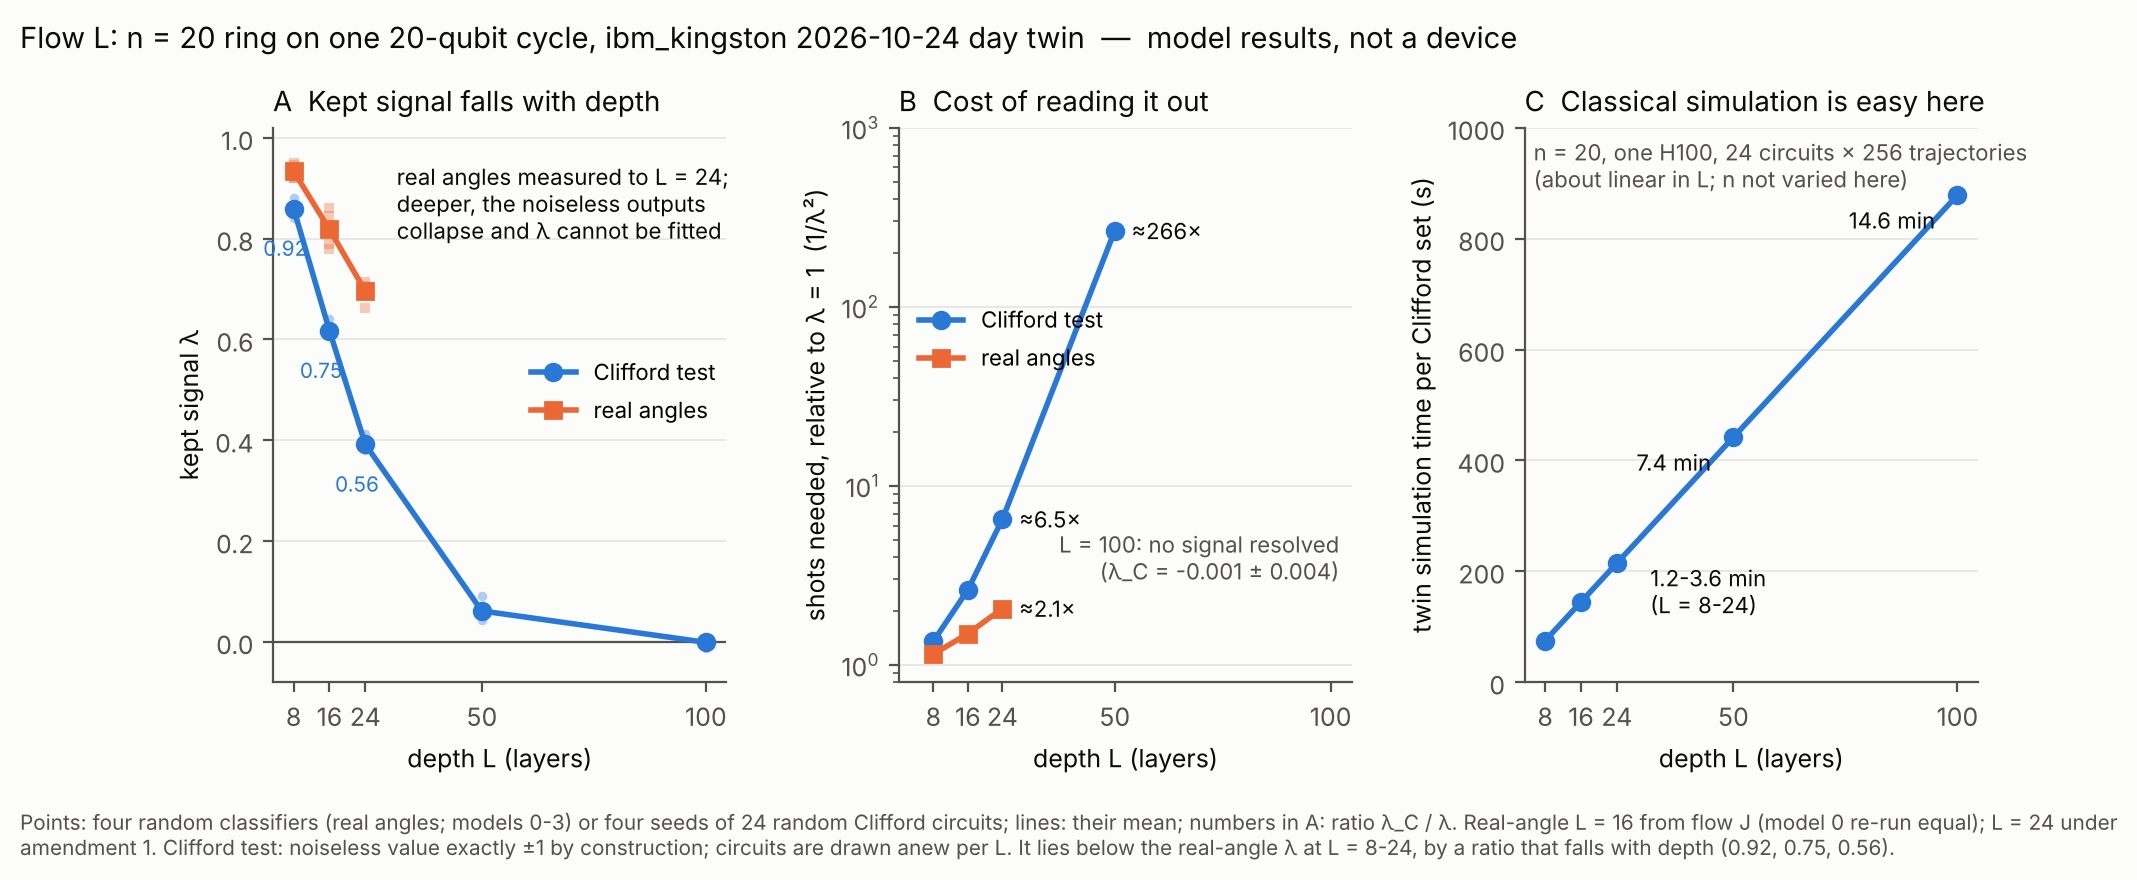

Reproduce this figure in Python.
"""Depth figure of flow L (drawn by the workplace 2026-10-28, revised at home the same day: all four L = 100 seeds,
the L = 24 bridge of amendment 1, values from the raw rows, "below the real-angle lam at L = 8-24" in place of "lower
bound"). Measured values only.   usage: python depth_figure.py   (reads depth_data.csv, writes depth_figure.png/.pdf)"""
import csv
import os

import numpy as np
import matplotlib
matplotlib.use("Agg")
import matplotlib.pyplot as plt

H = os.path.dirname(os.path.abspath(__file__))
rows = list(csv.DictReader(open(os.path.join(H, "depth_data.csv"))))
BLUE, ORANGE = "#2a78d6", "#eb6834"
INK, INK2, GRID = "#0b0b0b", "#52514e", "#e4e3df"
plt.rcParams.update({"font.size": 9, "axes.edgecolor": INK2, "axes.labelcolor": INK, "xtick.color": INK2,
                     "ytick.color": INK2, "axes.spines.top": False, "axes.spines.right": False,
                     "figure.facecolor": "#fcfcfb", "axes.facecolor": "#fcfcfb"})


def series(m):
    d = {}
    for r in rows:
        if r["measure"] == m:
            d.setdefault(int(r["L"]), []).append((float(r["lam"]), float(r["sim_seconds"])))
    return dict(sorted(d.items()))


C, R = series("clifford"), series("real")
mean = lambda d, L: float(np.mean([v[0] for v in d[L]]))
sem = lambda d, L: float(np.std([v[0] for v in d[L]], ddof=1) / np.sqrt(len(d[L])))
TICKS = [8, 16, 24, 50, 100]
fig, ax = plt.subplots(1, 3, figsize=(11, 3.6), gridspec_kw={"wspace": 0.38})

a = ax[0]
a.axhline(0, color=INK2, lw=0.8)
for d, col, mk, lab in ((C, BLUE, "o", "Clifford test"), (R, ORANGE, "s", "real angles")):
    Ls = list(d)
    for L in Ls:
        a.scatter([L] * len(d[L]), [v[0] for v in d[L]], s=12, color=col, alpha=0.35, marker=mk, lw=0, zorder=2)
    a.plot(Ls, [mean(d, L) for L in Ls], color=col, lw=2, marker=mk, ms=6, zorder=3, label=lab)
a.annotate("real angles measured to L = 24;\ndeeper, the noiseless outputs\ncollapse and λ cannot be fitted",
           (24, mean(R, 24)), color=INK, fontsize=8, xytext=(31, 0.80))
for L in (8, 16, 24):
    a.annotate(f"{mean(C, L) / mean(R, L):.2f}", (L, mean(C, L)), textcoords="offset points", xytext=(-3, -17), ha="center",
               fontsize=7.5, color=BLUE)
a.set_xlabel("depth L (layers)"); a.set_ylabel("kept signal λ")
a.set_title("A  Kept signal falls with depth", loc="left", fontsize=10, color=INK)
a.set_ylim(-0.08, 1.02); a.set_xticks(TICKS); a.grid(axis="y", color=GRID, lw=0.6)
a.legend(frameon=False, fontsize=8, loc="upper right", bbox_to_anchor=(1.02, 0.62))

b = ax[1]
for d, col, mk, lab in ((C, BLUE, "o", "Clifford test"), (R, ORANGE, "s", "real angles")):
    Ls = [L for L in d if mean(d, L) > 0.03]
    rel = [1 / mean(d, L) ** 2 for L in Ls]
    b.plot(Ls, rel, color=col, lw=2, marker=mk, ms=6, label=lab)
    for L, y in zip(Ls, rel):
        if L >= 24:
            b.annotate(f"≈{y:.1f}×" if y < 10 else f"≈{y:.0f}×", (L, y), textcoords="offset points", xytext=(6, -3),
                       fontsize=8, color=INK)
b.annotate(f"L = 100: no signal resolved\n(λ_C = {mean(C, 100):+.3f} ± {sem(C, 100):.3f})", (102, 3), fontsize=8,
           color=INK2, ha="right")
b.set_ylim(0.8, 1000); b.set_yscale("log")
b.set_xlabel("depth L (layers)"); b.set_ylabel("shots needed, relative to λ = 1  (1/λ²)")
b.set_title("B  Cost of reading it out", loc="left", fontsize=10, color=INK)
b.set_xticks(TICKS); b.set_xlim(0, 105); b.grid(axis="y", color=GRID, lw=0.6, which="major")
b.legend(frameon=False, fontsize=8, loc="center left", bbox_to_anchor=(0.0, 0.62))

c = ax[2]
Ls = list(C)
t = [float(np.mean([v[1] for v in C[L]])) for L in Ls]
c.plot(Ls, t, color=BLUE, lw=2, marker="o", ms=6)
for L, y in zip(Ls, t):
    if L >= 50:
        c.annotate(f"{y / 60:.1f} min", (L, y), textcoords="offset points", xytext=(-8, -12), fontsize=8, color=INK,
                   ha="right")
c.annotate(f"{t[0] / 60:.1f}-{t[2] / 60:.1f} min\n(L = 8-24)", (24, t[2]), textcoords="offset points",
           xytext=(12, -18), fontsize=8, color=INK)
c.set_xlabel("depth L (layers)"); c.set_ylabel("twin simulation time per Clifford set (s)")
c.set_title("C  Classical simulation is easy here", loc="left", fontsize=10, color=INK)
c.set_xticks(TICKS); c.set_ylim(0, 1000); c.grid(axis="y", color=GRID, lw=0.6)
c.text(0.02, 0.98, "n = 20, one H100, 24 circuits × 256 trajectories\n(about linear in L; n not varied here)",
       transform=c.transAxes, va="top", ha="left", fontsize=8, color=INK2)

fig.suptitle("Flow L: n = 20 ring on one 20-qubit cycle, ibm_kingston 2026-10-24 day twin  —  model results, not a device",
             x=0.01, ha="left", fontsize=10.5, color=INK, y=1.03)
fig.text(0.01, -0.13, "Points: four random classifiers (real angles; models 0-3) or four seeds of 24 random Clifford circuits; "
         "lines: their mean; numbers in A: ratio λ_C / λ. Real-angle L = 16 from flow J (model 0 re-run equal); L = 24 "
         "under amendment 1. Clifford test: noiseless value exactly ±1 by construction; circuits are drawn anew per L. It lies "
         "below the real-angle λ at L = 8-24, by a ratio that falls with depth (0.92, 0.75, 0.56).", fontsize=7.5,
         color=INK2, wrap=True)
for ext in ("png", "pdf"):
    fig.savefig(os.path.join(H, f"depth_figure.{ext}"), dpi=200, bbox_inches="tight")
print("written depth_figure.png/.pdf")
